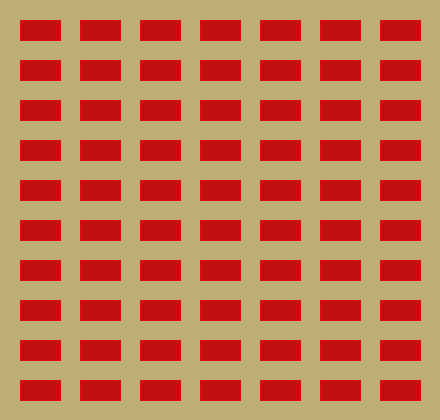
Frame 1 (no input)
Frame 60 (the mouse pressed at the canvas centre just before this capture): identical to frame 1, image omitted
Frame 120 (the mouse held since frame 60 and released just before this capture): identical to frame 1, image omitted

The Processing sketch that drew this single still picture (run headless with seeded random() and noise(); from frame 60 on, the mouse is pressed at the canvas centre):

// Processing sketch: Ejercicio20
// ── Ejercicio20.pde
PVector coordenadas;
int altO,anchO,disTancia;

void setup(){
   size(440,420);
   disTancia = 20;
   anchO= 40;
   altO= 20;
   coordenadas= new PVector(disTancia,disTancia);
}

void draw(){
  background(#BCAE74);
  fill(#C11010);
  stroke(#EA0707);
  dibujarRec();
}

void dibujarRec(){
  for(float x=coordenadas.x;x<width;x+=(anchO+disTancia)){
    for(float y=coordenadas.y;y<height;y+=(altO+disTancia)){
      rect(x,y,anchO,altO);
    }
  }
}
